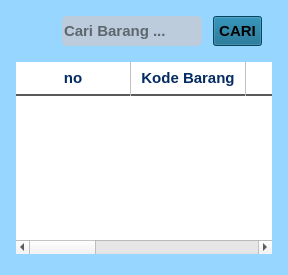
        <widget class="QFrame" name="kasir_frame">
         <property name="sizePolicy">
          <sizepolicy hsizetype="Preferred" vsizetype="Preferred">
           <horstretch>6</horstretch>
           <verstretch>0</verstretch>
          </sizepolicy>
         </property>
         <property name="styleSheet">
          <string notr="true">QFrame {
    background-color: #97D7FF; /* Warna kartu putih */
    border-radius: 10px; /* Ujung kartu agak melengkung */
}</string>
         </property>
         <property name="frameShape">
          <enum>QFrame::Shape::StyledPanel</enum>
         </property>
         <property name="frameShadow">
          <enum>QFrame::Shadow::Raised</enum>
         </property>
         <layout class="QGridLayout" name="gridLayout_8">
          <property name="horizontalSpacing">
           <number>6</number>
          </property>
          <item row="2" column="1">
           <spacer name="verticalSpacer_11">
            <property name="orientation">
             <enum>Qt::Orientation::Vertical</enum>
            </property>
            <property name="sizeType">
             <enum>QSizePolicy::Policy::Fixed</enum>
            </property>
            <property name="sizeHint" stdset="0">
             <size>
              <width>20</width>
              <height>10</height>
             </size>
            </property>
           </spacer>
          </item>
          <item row="3" column="2">
           <spacer name="horizontalSpacer_11">
            <property name="orientation">
             <enum>Qt::Orientation::Horizontal</enum>
            </property>
            <property name="sizeType">
             <enum>QSizePolicy::Policy::Fixed</enum>
            </property>
            <property name="sizeHint" stdset="0">
             <size>
              <width>5</width>
              <height>20</height>
             </size>
            </property>
           </spacer>
          </item>
          <item row="0" column="1">
           <spacer name="verticalSpacer_10">
            <property name="orientation">
             <enum>Qt::Orientation::Vertical</enum>
            </property>
            <property name="sizeType">
             <enum>QSizePolicy::Policy::Fixed</enum>
            </property>
            <property name="sizeHint" stdset="0">
             <size>
              <width>20</width>
              <height>5</height>
             </size>
            </property>
           </spacer>
          </item>
          <item row="1" column="1">
           <layout class="QHBoxLayout" name="search_item_layout">
            <item>
             <spacer name="horizontalSpacer_7">
              <property name="orientation">
               <enum>Qt::Orientation::Horizontal</enum>
              </property>
              <property name="sizeHint" stdset="0">
               <size>
                <width>40</width>
                <height>20</height>
               </size>
              </property>
             </spacer>
            </item>
            <item>
             <widget class="QLineEdit" name="search_item_input">
              <property name="sizePolicy">
               <sizepolicy hsizetype="Expanding" vsizetype="Preferred">
                <horstretch>0</horstretch>
                <verstretch>0</verstretch>
               </sizepolicy>
              </property>
              <property name="font">
               <font>
                <pointsize>11</pointsize>
                <bold>true</bold>
               </font>
              </property>
              <property name="styleSheet">
               <string notr="true">QLineEdit{
background-color : #BCCCDC;
border-radius : 5px;
}</string>
              </property>
              <property name="text">
               <string/>
              </property>
              <property name="placeholderText">
               <string>Cari Barang ...</string>
              </property>
             </widget>
            </item>
            <item>
             <spacer name="horizontalSpacer_8">
              <property name="orientation">
               <enum>Qt::Orientation::Horizontal</enum>
              </property>
              <property name="sizeType">
               <enum>QSizePolicy::Policy::Fixed</enum>
              </property>
              <property name="sizeHint" stdset="0">
               <size>
                <width>5</width>
                <height>20</height>
               </size>
              </property>
             </spacer>
            </item>
            <item>
             <widget class="QPushButton" name="search_item_button">
              <property name="sizePolicy">
               <sizepolicy hsizetype="Minimum" vsizetype="Fixed">
                <horstretch>0</horstretch>
                <verstretch>0</verstretch>
               </sizepolicy>
              </property>
              <property name="font">
               <font>
                <family>Segoe UI</family>
                <pointsize>11</pointsize>
                <bold>true</bold>
               </font>
              </property>
              <property name="cursor">
               <cursorShape>PointingHandCursor</cursorShape>
              </property>
              <property name="styleSheet">
               <string notr="true">/* Efek saat tombol disorot mouse (Hover) */
QPushButton:hover {
    background-color: #334155; /* Berubah jadi biru sedikit lebih terang saat disorot */
    border-left: 4px solid #3B82F6; /* Muncul garis biru neon di pinggir kiri */
}
QPushButton {
    text-align: center;
	background-color:  #086288;
padding: 5px;
}</string>
              </property>
              <property name="text">
               <string>CARI</string>
              </property>
              <property name="icon">
               <iconset resource="resource/resource.qrc">
                <normaloff>:/icons/magnifying-glass-solid.png</normaloff>:/icons/magnifying-glass-solid.png</iconset>
              </property>
              <property name="iconSize">
               <size>
                <width>19</width>
                <height>19</height>
               </size>
              </property>
              <property name="checkable">
               <bool>true</bool>
              </property>
              <property name="default">
               <bool>false</bool>
              </property>
              <property name="flat">
               <bool>false</bool>
              </property>
             </widget>
            </item>
            <item>
             <spacer name="horizontalSpacer_9">
              <property name="orientation">
               <enum>Qt::Orientation::Horizontal</enum>
              </property>
              <property name="sizeType">
               <enum>QSizePolicy::Policy::Fixed</enum>
              </property>
              <property name="sizeHint" stdset="0">
               <size>
                <width>10</width>
                <height>20</height>
               </size>
              </property>
             </spacer>
            </item>
           </layout>
          </item>
          <item row="3" column="1">
           <widget class="QTableWidget" name="kasir_tableWidget">
            <property name="font">
             <font>
              <pointsize>11</pointsize>
              <bold>true</bold>
             </font>
            </property>
            <property name="styleSheet">
             <string notr="true">
QHeaderView::section {
    color:#042b62;  /* Mengubah warna teks agar mudah dibaca */
   border-right: 1px solid #c0c0c0; /* Garis pembatas vertikal antar kolom */
    border-bottom: 2px solid #5a5a5a; /* Garis bawah tegas untuk memisahkan header dan isi */
    border-top: none;
    border-left: none;
    font-weight: bold;
    font-size: 11pt;
    background-color: white;
    padding: 5px;
}
QTableWidget{
background-color : white;}</string>
            </property>
            <property name="sortingEnabled">
             <bool>false</bool>
            </property>
            <attribute name="horizontalHeaderCascadingSectionResizes">
             <bool>true</bool>
            </attribute>
            <attribute name="horizontalHeaderDefaultSectionSize">
             <number>115</number>
            </attribute>
            <attribute name="horizontalHeaderStretchLastSection">
             <bool>true</bool>
            </attribute>
            <attribute name="verticalHeaderCascadingSectionResizes">
             <bool>false</bool>
            </attribute>
            <column>
             <property name="text">
              <string>no</string>
             </property>
            </column>
            <column>
             <property name="text">
              <string>Kode Barang</string>
             </property>
            </column>
            <column>
             <property name="text">
              <string>Produk</string>
             </property>
            </column>
            <column>
             <property name="text">
              <string>Harga</string>
             </property>
            </column>
            <column>
             <property name="text">
              <string>qty</string>
             </property>
            </column>
            <column>
             <property name="text">
              <string>Subtotal</string>
             </property>
            </column>
            <column>
             <property name="text">
              <string>Aksi</string>
             </property>
            </column>
           </widget>
          </item>
          <item row="3" column="0">
           <spacer name="horizontalSpacer_10">
            <property name="orientation">
             <enum>Qt::Orientation::Horizontal</enum>
            </property>
            <property name="sizeType">
             <enum>QSizePolicy::Policy::Fixed</enum>
            </property>
            <property name="sizeHint" stdset="0">
             <size>
              <width>5</width>
              <height>20</height>
             </size>
            </property>
           </spacer>
          </item>
          <item row="4" column="1">
           <spacer name="verticalSpacer_12">
            <property name="orientation">
             <enum>Qt::Orientation::Vertical</enum>
            </property>
            <property name="sizeType">
             <enum>QSizePolicy::Policy::Fixed</enum>
            </property>
            <property name="sizeHint" stdset="0">
             <size>
              <width>20</width>
              <height>10</height>
             </size>
            </property>
           </spacer>
          </item>
         </layout>
        </widget>
